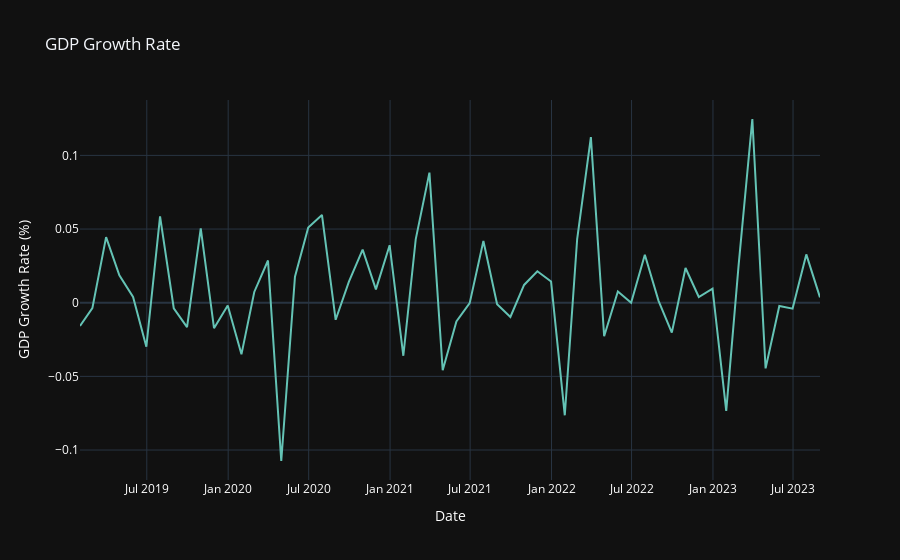

Notebook code for this chart:
### Markdown cell above
#### (PIB) GDP growth (Gross Domestic Product growth):

### Code cell
fig_gdp = px.line(df_macroeconomic_book, x='date', y='gdp_growth', title='GDP Growth Rate', color_discrete_sequence=['rgb(100, 195, 181)'], template='plotly_dark')
fig_gdp.update_xaxes(title='Date', title_font=dict(color='white'), tickfont=dict(color='white'))
fig_gdp.update_yaxes(title='GDP Growth Rate (%)', title_font=dict(color='white'), tickfont=dict(color='white'))

fig_gdp.show()

### Figure 1 — Plotly figure (JSON) as saved in the notebook; plotly's stock layout.template omitted (floating-point values rounded to 4 significant figures)
{"data": [{"hovertemplate": "date=%{x}<br>gdp_growth=%{y}<extra></extra>", "legendgroup": "", "line": {"color": "rgb(100, 195, 181)", "dash": "solid"}, "marker": {"symbol": "circle"}, "mode": "lines", "name": "", "orientation": "v", "showlegend": false, "type": "scatter", "x": ["2019-01-31T00:00:00", "2019-02-28T00:00:00", "2019-03-31T00:00:00", "2019-04-30T00:00:00", "2019-05-31T00:00:00", "2019-06-30T00:00:00", "2019-07-31T00:00:00", "2019-08-31T00:00:00", "2019-09-30T00:00:00", "2019-10-31T00:00:00", "2019-11-30T00:00:00", "2019-12-31T00:00:00", "2020-01-31T00:00:00", "2020-02-29T00:00:00", "2020-03-31T00:00:00", "2020-04-30T00:00:00", "2020-05-31T00:00:00", "2020-06-30T00:00:00", "2020-07-31T00:00:00", "2020-08-31T00:00:00", "2020-09-30T00:00:00", "2020-10-31T00:00:00", "2020-11-30T00:00:00", "2020-12-31T00:00:00", "2021-01-31T00:00:00", "2021-02-28T00:00:00", "2021-03-31T00:00:00", "2021-04-30T00:00:00", "2021-05-31T00:00:00", "2021-06-30T00:00:00", "2021-07-31T00:00:00", "2021-08-31T00:00:00", "2021-09-30T00:00:00", "2021-10-31T00:00:00", "2021-11-30T00:00:00", "2021-12-31T00:00:00", "2022-01-31T00:00:00", "2022-02-28T00:00:00", "2022-03-31T00:00:00", "2022-04-30T00:00:00", "2022-05-31T00:00:00", "2022-06-30T00:00:00", "2022-07-31T00:00:00", "2022-08-31T00:00:00", "2022-09-30T00:00:00", "2022-10-31T00:00:00", "2022-11-30T00:00:00", "2022-12-31T00:00:00", "2023-01-31T00:00:00", "2023-02-28T00:00:00", "2023-03-31T00:00:00", "2023-04-30T00:00:00", "2023-05-31T00:00:00", "2023-06-30T00:00:00", "2023-07-31T00:00:00", "2023-08-31T00:00:00"], "xaxis": "x", "y": [-0.01576, -0.003675, 0.04454, 0.01856, 0.003894, -0.02988, 0.05862, -0.003766, -0.01656, 0.05048, -0.01728, -0.001912, -0.03505, 0.00732, 0.02864, -0.1074, 0.01768, 0.05102, 0.05957, -0.01158, 0.01433, 0.03605, 0.009037, 0.03903, -0.036, 0.04303, 0.08832, -0.04583, -0.01267, -0.0002913, 0.04187, -0.0009825, -0.009694, 0.01208, 0.02138, 0.01438, -0.07641, 0.04322, 0.1124, -0.02272, 0.007682, -3.499e-05, 0.03255, 0.00131, -0.02028, 0.02359, 0.003861, 0.009508, -0.07342, 0.02554, 0.1247, -0.04459, -0.002254, -0.003997, 0.0328, 0.003642], "yaxis": "y"}], "layout": {"legend": {"tracegroupgap": 0}, "title": {"text": "GDP Growth Rate"}, "xaxis": {"anchor": "y", "domain": [0, 1], "tickfont": {"color": "white"}, "title": {"font": {"color": "white"}, "text": "Date"}}, "yaxis": {"anchor": "x", "domain": [0, 1], "tickfont": {"color": "white"}, "title": {"font": {"color": "white"}, "text": "GDP Growth Rate (%)"}}}}
